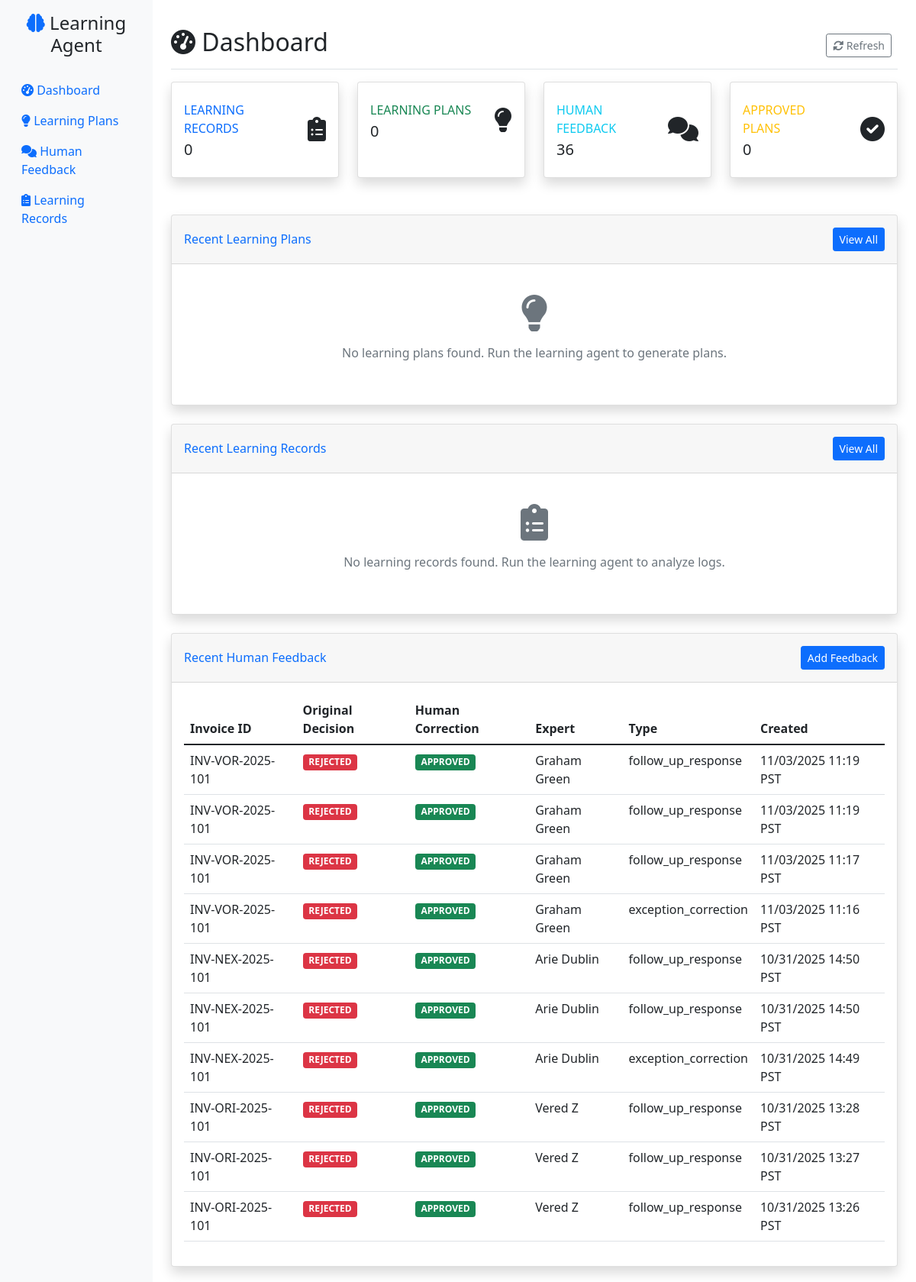
The page / on the database its author committed.
### tables this page shows
CREATE TABLE human_feedback (
                id INTEGER PRIMARY KEY AUTOINCREMENT,
                created_at TIMESTAMP DEFAULT CURRENT_TIMESTAMP,
                invoice_id VARCHAR(100),
                original_agent_decision VARCHAR(50),
                human_correction VARCHAR(50),
                routing_queue VARCHAR(100),
                feedback_text TEXT,
                expert_name VARCHAR(100),
                feedback_type VARCHAR(50),
                supporting_evidence JSON,
                learning_record_id INTEGER,
                conversation_id VARCHAR(100),
                is_initial_feedback BOOLEAN DEFAULT TRUE,
                parent_feedback_id INTEGER,
                llm_questions TEXT,
                human_responses TEXT,
                feedback_summary TEXT,
                conversation_status VARCHAR(20) DEFAULT 'active',
                quality_score REAL DEFAULT 0.0,
                exception_validity VARCHAR(20),
                invoice_decision VARCHAR(20), conversation_history TEXT,
                FOREIGN KEY (learning_record_id) REFERENCES learning_records(id),
                FOREIGN KEY (parent_feedback_id) REFERENCES human_feedback(id)
            );

### web_gui/app.py (the view)
@app.route('/')
def dashboard():
    stats = db.get_database_stats()
    recent_plans = db.get_learning_plans()[:10]  # Last 10 plans
    recent_records = db.get_learning_records()[:10]  # Last 10 records
    recent_feedback = db.get_human_feedback()[:10]  # Last 10 feedback items
    return render_template('dashboard.html',
                         stats=stats,
                         recent_plans=recent_plans,
                         recent_records=recent_records,
                         recent_feedback=recent_feedback)

### learning_agent/database.py (called while the page is built)
    def get_learning_records(self, status: str = None) -> List[Dict[str, Any]]:
        cursor = self.conn.cursor()
        if status:
            cursor.execute("SELECT * FROM learning_records WHERE status = ? ORDER BY created_at DESC", (status,))
        else:
            cursor.execute("SELECT * FROM learning_records ORDER BY created_at DESC")
        records = []
        for row in cursor.fetchall():
            record = dict(row)
            record['source_data'] = json.loads(record['source_data']) if record['source_data'] else {}
            records.append(record)
        return records

    def get_human_feedback(self, learning_record_id: int = None) -> List[Dict[str, Any]]:
        cursor = self.conn.cursor()
        if learning_record_id:
            cursor.execute("SELECT * FROM human_feedback WHERE learning_record_id = ? ORDER BY created_at DESC", (learning_record_id,))
        else:
            cursor.execute("SELECT * FROM human_feedback ORDER BY created_at DESC")
        feedback = []
        for row in cursor.fetchall():
            item = dict(row)
            item['supporting_evidence'] = json.loads(item['supporting_evidence']) if item['supporting_evidence'] else {}
            feedback.append(item)
        return feedback

    def get_learning_plans(self, status: str = None) -> List[Dict[str, Any]]:
        cursor = self.conn.cursor()
        if status:
            cursor.execute("SELECT * FROM learning_plans WHERE status = ? ORDER BY created_at DESC", (status,))
        else:
            cursor.execute("SELECT * FROM learning_plans ORDER BY created_at DESC")
        plans = []
        for row in cursor.fetchall():
            plan = dict(row)
            plan['source_learning_records'] = json.loads(plan['source_learning_records']) if plan['source_learning_records'] else []
            plan['suggested_changes'] = json.loads(plan['suggested_changes']) if plan['suggested_changes'] else {}
            plan['impact_analysis'] = json.loads(plan['impact_analysis']) if plan['impact_analysis'] else {}
            plans.append(plan)
        return plans

### web_gui/templates/dashboard.html (shortened to what this page needs)
{% extends "base.html" %}
{% block content %}
<div class="d-flex justify-content-between flex-wrap flex-md-nowrap align-items-center pt-3 pb-2 mb-3 border-bottom">
    <h1 class="h2"><i class="fas fa-tachometer-alt"></i> Dashboard</h1>
    <div class="btn-toolbar mb-2 mb-md-0">
        <div class="btn-group me-2">
            <button type="button" class="btn btn-sm btn-outline-secondary" onclick="location.reload()">
                <i class="fas fa-sync-alt"></i> Refresh
            </button>
        </div>
    </div>
</div>
<div class="row mb-4">
    <div class="col-xl-3 col-md-6 mb-4">
        <div class="card stat-card border-left-primary shadow h-100 py-2">
            <div class="card-body">
                <div class="row no-gutters align-items-center">
                    <div class="col mr-2">
                        <div class="text-xs font-weight-bold text-primary text-uppercase mb-1">
                            Learning Records
                        </div>
                        <div class="h5 mb-0 font-weight-bold text-gray-800">{{ stats.learning_records }}</div>
                    </div>
                    <div class="col-auto">
                        <i class="fas fa-clipboard-list fa-2x text-gray-300"></i>
                    </div>
                </div>
            </div>
        </div>
    </div>
    <div class="col-xl-3 col-md-6 mb-4">
        <div class="card stat-card border-left-success shadow h-100 py-2">
            <div class="card-body">
                <div class="row no-gutters align-items-center">
                    <div class="col mr-2">
                        <div class="text-xs font-weight-bold text-success text-uppercase mb-1">
                            Learning Plans
                        </div>
                        <div class="h5 mb-0 font-weight-bold text-gray-800">{{ stats.learning_plans }}</div>
                    </div>
                    <div class="col-auto">
                        <i class="fas fa-lightbulb fa-2x text-gray-300"></i>
                    </div>
                </div>
            </div>
        </div>
    </div>
    <div class="col-xl-3 col-md-6 mb-4">
        <div class="card stat-card border-left-info shadow h-100 py-2">
            <div class="card-body">
                <div class="row no-gutters align-items-center">
                    <div class="col mr-2">
                        <div class="text-xs font-weight-bold text-info text-uppercase mb-1">
                            Human Feedback
                        </div>
                        <div class="h5 mb-0 font-weight-bold text-gray-800">{{ stats.human_feedback }}</div>
                    </div>
                    <div class="col-auto">
                        <i class="fas fa-comments fa-2x text-gray-300"></i>
                    </div>
                </div>
            </div>
        </div>
    </div>
    <div class="col-xl-3 col-md-6 mb-4">
        <div class="card stat-card border-left-warning shadow h-100 py-2">
            <div class="card-body">
                <div class="row no-gutters align-items-center">
                    <div class="col mr-2">
                        <div class="text-xs font-weight-bold text-warning text-uppercase mb-1">
                            Approved Plans
                        </div>
                        <div class="h5 mb-0 font-weight-bold text-gray-800">{{ stats.approved_plans }}</div>
                    </div>
                    <div class="col-auto">
                        <i class="fas fa-check-circle fa-2x text-gray-300"></i>
                    </div>
                </div>
            </div>
        </div>
    </div>
</div>
<div class="row mb-4">
    <div class="col-12">
        <div class="card shadow">
            <div class="card-header py-3 d-flex flex-row align-items-center justify-content-between">
                <h6 class="m-0 font-weight-bold text-primary">Recent Learning Plans</h6>
                <a href="{{ url_for('learning_plans') }}" class="btn btn-sm btn-primary">View All</a>
            </div>
            <div class="card-body">
                {% if recent_plans %}
                    {% for plan in recent_plans %}
                    <div class="card learning-plan-card {{ plan.priority }}-priority mb-3">
                        <div class="card-body">
                            <div class="row">
                                <div class="col-md-8">
                                    <h6 class="card-title">{{ plan.title }}</h6>
                                    <p class="card-text text-muted">{{ plan.description[:200] }}{% if plan.description|length > 200 %}...{% endif %}</p>
                                    <small class="text-muted">
                                        <i class="fas fa-tag"></i> {{ plan.plan_type }} |
                                        <i class="fas fa-flag"></i> {{ plan.priority }} |
                                        <i class="fas fa-clock"></i> {{ plan.created_at|datetime_format }}
                                    </small>
                                </div>
                                <div class="col-md-4 text-end">
                                    <span class="badge bg-{{ 'success' if plan.status == 'approved' else 'warning' if plan.status == 'draft' else 'danger' if plan.status == 'rejected' else 'secondary' }}">
                                        {{ plan.status }}
                                    </span>
                                    <br>
                                    <a href="{{ url_for('learning_plan_detail', plan_id=plan.id) }}" class="btn btn-sm btn-outline-primary mt-2">
                                        <i class="fas fa-eye"></i> View Details
                                    </a>
                                </div>
                            </div>
                        </div>
                    </div>
                    {% endfor %}
                {% else %}
                    <div class="text-center text-muted py-4">
                        <i class="fas fa-lightbulb fa-3x mb-3"></i>
                        <p>No learning plans found. Run the learning agent to generate plans.</p>
                    </div>
                {% endif %}
            </div>
        </div>
    </div>
</div>
<div class="row mb-4">
    <div class="col-12">
        <div class="card shadow">
            <div class="card-header py-3 d-flex flex-row align-items-center justify-content-between">
                <h6 class="m-0 font-weight-bold text-primary">Recent Learning Records</h6>
                <a href="{{ url_for('learning_records') }}" class="btn btn-sm btn-primary">View All</a>
            </div>
            <div class="card-body">
                {% if recent_records %}
                    <div class="table-responsive">
                        <table class="table table-hover">
                            <thead>
                                <tr>
                                    <th>Source</th>
                                    <th>Learning Opportunity</th>
                                    <th>Confidence</th>
                                    <th>Status</th>
                                    <th>Created</th>
                                </tr>
                            </thead>
                            <tbody>
                                {% for record in recent_records %}
                                <tr>
                                    <td>
                                        <span class="badge bg-info">{{ record.source_type }}</span>
                                        <br>
                                        <small class="text-muted">{{ record.source_file }}</small>
                                    </td>
                                    <td>{{ record.learning_opportunity[:100] }}{% if record.learning_opportunity|length > 100 %}...{% endif %}</td>
                                    <td>
                                        <div class="progress" style="height: 20px;">
                                            <div class="progress-bar" role="progressbar" style="width: {{ record.confidence_score * 100 }}%">
                                                {{ (record.confidence_score * 100)|round(1) }}%
                                            </div>
                                        </div>
                                    </td>
                                    <td>
                                        <span class="badge bg-{{ 'success' if record.status == 'analyzed' else 'warning' if record.status == 'pending' else 'secondary' }}">
                                            {{ record.status }}
                                        </span>
                                    </td>
                                    <td>{{ record.created_at|datetime_format }}</td>
                                </tr>
                                {% endfor %}
                            </tbody>
                        </table>
                    </div>
                {% else %}
                    <div class="text-center text-muted py-4">
                        <i class="fas fa-clipboard-list fa-3x mb-3"></i>
                        <p>No learning records found. Run the learning agent to analyze logs.</p>
                    </div>
                {% endif %}
            </div>
        </div>
    </div>
</div>
<div class="row">
    <div class="col-12">
        <div class="card shadow">
            <div class="card-header py-3 d-flex flex-row align-items-center justify-content-between">
                <h6 class="m-0 font-weight-bold text-primary">Recent Human Feedback</h6>
                <a href="{{ url_for('feedback') }}" class="btn btn-sm btn-primary">Add Feedback</a>
            </div>
            <div class="card-body">
                {% if recent_feedback %}
                    <div class="table-responsive">
                        <table class="table table-hover">
                            <thead>
                                <tr>
                                    <th>Invoice ID</th>
                                    <th>Original Decision</th>
                                    <th>Human Correction</th>
                                    <th>Expert</th>
                                    <th>Type</th>
                                    <th>Created</th>
                                </tr>
                            </thead>
                            <tbody>
                                {% for feedback in recent_feedback %}
                                <tr>
                                    <td>{{ feedback.invoice_id }}</td>
                                    <td>
                                        <span class="badge bg-{{ 'danger' if feedback.original_agent_decision == 'REJECTED' else 'success' if feedback.original_agent_decision == 'APPROVED' else 'warning' }}">
                                            {{ feedback.original_agent_decision }}
                                        </span>
                                    </td>
                                    <td>
                                        <span class="badge bg-{{ 'success' if feedback.human_correction == 'APPROVED' else 'danger' if feedback.human_correction == 'REJECTED' else 'warning' }}">
                                            {{ feedback.human_correction }}
                                        </span>
                                    </td>
                                    <td>{{ feedback.expert_name or 'Unknown' }}</td>
                                    <td>{{ feedback.feedback_type or 'N/A' }}</td>
                                    <td>{{ feedback.created_at|datetime_format }}</td>
                                </tr>
                                {% endfor %}
                            </tbody>
                        </table>
                    </div>
                {% else %}
                    <div class="text-center text-muted py-4">
                        <i class="fas fa-comments fa-3x mb-3"></i>
                        <p>No human feedback found. Add feedback to help improve the system.</p>
                    </div>
                {% endif %}
            </div>
        </div>
    </div>
</div>
{% endblock %}

### web_gui/templates/base.html (style rules this page uses)
.stat-card { transition: transform 0.2s; }

### rows shown on the page
human_feedback: invoice_id "INV-VOR-2025-101", original_agent_decision "REJECTED", human_correction "APPROVED", expert_name "Graham Green", feedback_type "follow_up_response", created_at "11/03/2025 11:19 PST"
human_feedback: invoice_id "INV-VOR-2025-101", original_agent_decision "REJECTED", human_correction "APPROVED", expert_name "Graham Green", feedback_type "follow_up_response", created_at "11/03/2025 11:19 PST"
human_feedback: invoice_id "INV-VOR-2025-101", original_agent_decision "REJECTED", human_correction "APPROVED", expert_name "Graham Green", feedback_type "follow_up_response", created_at "11/03/2025 11:17 PST"
human_feedback: invoice_id "INV-VOR-2025-101", original_agent_decision "REJECTED", human_correction "APPROVED", expert_name "Graham Green", feedback_type "exception_correction", created_at "11/03/2025 11:16 PST"
human_feedback: invoice_id "INV-NEX-2025-101", original_agent_decision "REJECTED", human_correction "APPROVED", expert_name "Arie Dublin", feedback_type "follow_up_response", created_at "10/31/2025 14:50 PST"
human_feedback: invoice_id "INV-NEX-2025-101", original_agent_decision "REJECTED", human_correction "APPROVED", expert_name "Arie Dublin", feedback_type "follow_up_response", created_at "10/31/2025 14:50 PST"
human_feedback: invoice_id "INV-NEX-2025-101", original_agent_decision "REJECTED", human_correction "APPROVED", expert_name "Arie Dublin", feedback_type "exception_correction", created_at "10/31/2025 14:49 PST"
human_feedback: invoice_id "INV-ORI-2025-101", original_agent_decision "REJECTED", human_correction "APPROVED", expert_name "Vered Z", feedback_type "follow_up_response", created_at "10/31/2025 13:28 PST"
human_feedback: invoice_id "INV-ORI-2025-101", original_agent_decision "REJECTED", human_correction "APPROVED", expert_name "Vered Z", feedback_type "follow_up_response", created_at "10/31/2025 13:27 PST"
human_feedback: invoice_id "INV-ORI-2025-101", original_agent_decision "REJECTED", human_correction "APPROVED", expert_name "Vered Z", feedback_type "follow_up_response", created_at "10/31/2025 13:26 PST"

### other values the page prints
{{ stats.learning_records }} "0"
{{ stats.learning_plans }} "0"
{{ stats.human_feedback }} "36"
{{ stats.approved_plans }} "0"
